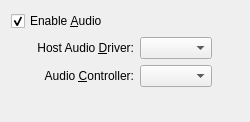
<ui version="4.0" >
 <comment>
 VBox frontends: Qt4 GUI ("VirtualBox"):

 Copyright (C) 2008 Sun Microsystems, Inc.

 This file is part of VirtualBox Open Source Edition (OSE), as
 available from http://www.virtualbox.org. This file is free software;
 you can redistribute it and/or modify it under the terms of the GNU
 General Public License (GPL) as published by the Free Software
 Foundation, in version 2 as it comes in the "COPYING" file of the
 VirtualBox OSE distribution. VirtualBox OSE is distributed in the
 hope that it will be useful, but WITHOUT ANY WARRANTY of any kind.

 Please contact Sun Microsystems, Inc., 4150 Network Circle, Santa
 Clara, CA 95054 USA or visit http://www.sun.com if you need
 additional information or have any questions.
 </comment>
 <class>VBoxVMSettingsAudio</class>
 <widget class="QWidget" name="VBoxVMSettingsAudio" >
  <property name="geometry" >
   <rect>
    <x>0</x>
    <y>0</y>
    <width>250</width>
    <height>122</height>
   </rect>
  </property>
  <layout class="QGridLayout" >
   <item row="0" column="0" colspan="2" >
    <widget class="QCheckBox" name="mGbAudio" >
     <property name="whatsThis" >
      <string>When checked, the virtual PCI audio card is plugged into the virtual machine that uses the specified driver to communicate to the host audio card.</string>
     </property>
     <property name="text" >
      <string>Enable &amp;Audio</string>
     </property>
     <property name="checked" >
      <bool>true</bool>
     </property>
    </widget>
   </item>
   <item row="1" column="0" >
    <spacer>
     <property name="orientation" >
      <enum>Qt::Horizontal</enum>
     </property>
     <property name="sizeType" >
      <enum>QSizePolicy::Fixed</enum>
     </property>
     <property name="sizeHint" >
      <size>
       <width>20</width>
       <height>20</height>
      </size>
     </property>
    </spacer>
   </item>
   <item row="1" column="1" >
    <widget class="QWidget" native="1" name="mAudioChild" >
     <layout class="QGridLayout" >
      <property name="leftMargin" >
       <number>0</number>
      </property>
      <property name="topMargin" >
       <number>0</number>
      </property>
      <property name="rightMargin" >
       <number>0</number>
      </property>
      <property name="bottomMargin" >
       <number>0</number>
      </property>
      <item row="0" column="0" >
       <widget class="QLabel" name="mLbAudioDriver" >
        <property name="text" >
         <string>Host Audio &amp;Driver:</string>
        </property>
        <property name="alignment" >
         <set>Qt::AlignRight|Qt::AlignTrailing|Qt::AlignVCenter</set>
        </property>
        <property name="buddy" >
         <cstring>mCbAudioDriver</cstring>
        </property>
       </widget>
      </item>
      <item row="0" column="1" >
       <widget class="QComboBox" name="mCbAudioDriver" >
        <property name="whatsThis" >
         <string>Controls the audio output driver. The &lt;b>Null Audio Driver&lt;/b> makes the guest see an audio card, however every access to it will be ignored.</string>
        </property>
       </widget>
      </item>
      <item row="1" column="0" >
       <widget class="QLabel" name="mLbAudioController" >
        <property name="text" >
         <string>Audio &amp;Controller:</string>
        </property>
        <property name="alignment" >
         <set>Qt::AlignRight|Qt::AlignTrailing|Qt::AlignVCenter</set>
        </property>
        <property name="buddy" >
         <cstring>mCbAudioController</cstring>
        </property>
       </widget>
      </item>
      <item row="1" column="1" >
       <widget class="QComboBox" name="mCbAudioController" >
        <property name="whatsThis" >
         <string>Selects the type of the virtual sound card. Depending on this value, VirtualBox will provide different audio hardware to the virtual machine.</string>
        </property>
       </widget>
      </item>
     </layout>
    </widget>
   </item>
   <item row="1" column="2" >
    <spacer>
     <property name="orientation" >
      <enum>Qt::Horizontal</enum>
     </property>
     <property name="sizeHint" >
      <size>
       <width>40</width>
       <height>20</height>
      </size>
     </property>
    </spacer>
   </item>
   <item row="2" column="1" >
    <spacer>
     <property name="orientation" >
      <enum>Qt::Vertical</enum>
     </property>
     <property name="sizeHint" >
      <size>
       <width>20</width>
       <height>40</height>
      </size>
     </property>
    </spacer>
   </item>
  </layout>
 </widget>
 <resources/>
 <connections/>
</ui>
